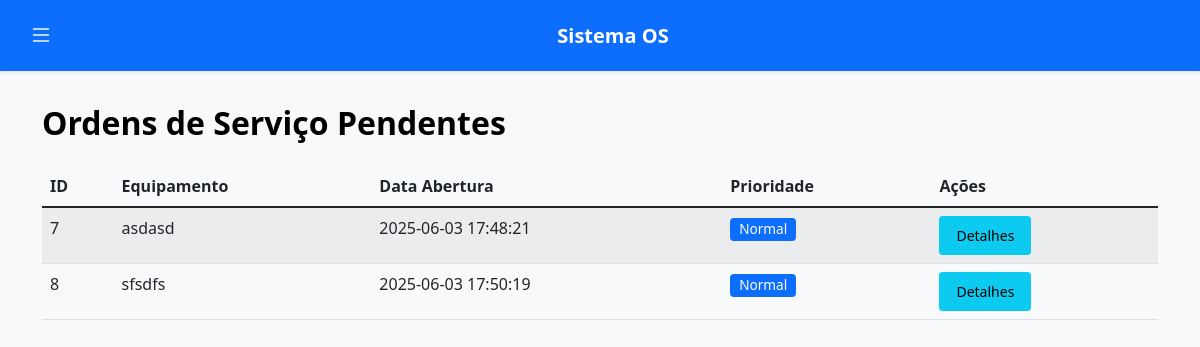
/manutencao (signed in), run on an earlier commit of the app's database.
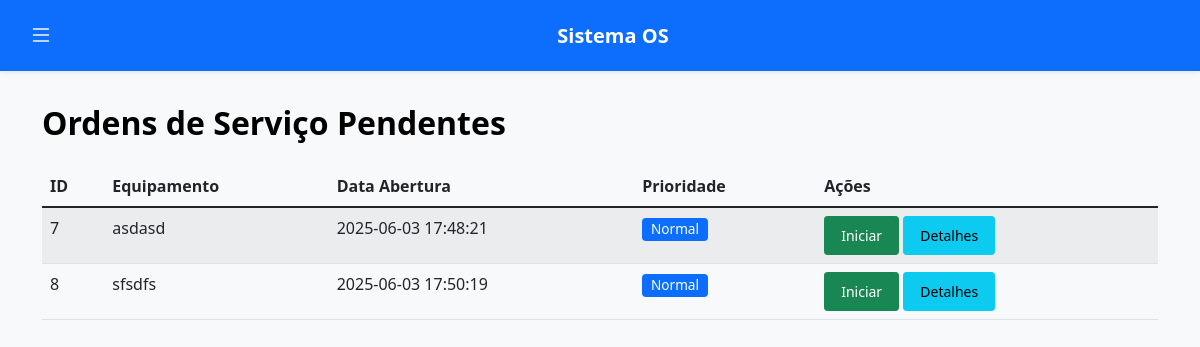
And on a later commit of the database.
### tables this page shows
CREATE TABLE ordens_servico (
            id INTEGER PRIMARY KEY AUTOINCREMENT,
            data TEXT NOT NULL DEFAULT CURRENT_TIMESTAMP, -- Data de abertura da OS
            equipamento TEXT NOT NULL,
            problema TEXT NOT NULL,
            prioridade TEXT NOT NULL CHECK(prioridade IN ('baixa', 'normal', 'alta', 'urgente')),
            status TEXT NOT NULL CHECK(status IN ('Aberta', 'Agendada', 'Em andamento', 'Pausada', 'Concluída', 'Cancelada')) DEFAULT 'Aberta',
            solucao TEXT,
            tempo_reparo REAL, -- Em minutos ou horas, a ser calculado
            inicio TEXT,      -- Data/Hora de início do trabalho (pode ser manual ou automático)
            fim TEXT,         -- Data/Hora de conclusão do trabalho (AGORA SERÁ MANUAL)
            solicitante_id INTEGER NOT NULL,
            tecnico_id INTEGER, -- Pode representar o técnico principal ou o que iniciou
            local TEXT,
            setor TEXT,
            data_agendamento TEXT,
            horario_agendamento TEXT,
            FOREIGN KEY (solicitante_id) REFERENCES usuarios (id),
            FOREIGN KEY (tecnico_id) REFERENCES usuarios (id)
        );

### app.py (the view)
@app.route('/manutencao')
@manutencao_required
def manutencao_dashboard():
    if session.get('tipo') != 'manutencao':
        return redirect(url_for('login'))
    conn = get_db()
    cursor = conn.cursor()
    cursor.execute("SELECT * FROM ordens_servico WHERE status != 'Concluída'")
    os_abertas = cursor.fetchall()
    conn.close()
    return render_template('manutencao/listar_os.html', os_abertas=os_abertas)

### app.py (called while the page is built)
def manutencao_required(f):
    @wraps(f)
    def decorated_function(*args, **kwargs):
        if session.get('tipo') != 'manutencao':
            flash('Acesso não autorizado', 'danger')
            return redirect(url_for('login'))
        return f(*args, **kwargs)
    return decorated_function

def get_db():
    if 'db' not in g:
        g.db = sqlite3.connect('db/os.db')
        g.db.row_factory = sqlite3.Row
        g.db.execute("PRAGMA journal_mode=WAL")
        g.db.execute("PRAGMA busy_timeout=5000")
    return g.db

### templates/manutencao/listar_os.html (shortened to what this page needs)
{% extends "base.html" %}
{% block content %}
<h2 class="mb-4">Ordens de Serviço Pendentes</h2>
<div class="table-responsive">
    <table class="table table-striped table-hover">
        <thead>
            <tr>
                <th>ID</th>
                <th>Equipamento</th>
                <th>Data Abertura</th>
                <th>Prioridade</th>
                <th>Ações</th>
            </tr>
        </thead>
        <tbody>
            {% for os in os_abertas %}
            <tr>
                <td>{{ os['id'] }}</td>
                <td>{{ os['equipamento'] }}</td>
                <td>{{ os['data'] }}</td>
                <td>
                    {% if os['prioridade'] == 'urgente' %}
                        <span class="badge bg-danger">Urgente</span>
                    {% else %}
                        <span class="badge bg-primary">Normal</span>
                    {% endif %}
                </td>
                <td>
                    {% if os.status == 'Agendada' %}
                        <a href="{{ url_for('iniciar_os', id=os.id) }}" class="btn btn-sm btn-success">Iniciar</a>
                    {% endif %}
                    <a href="{{ url_for('detalhe_os', id_os=os['id']) }}" class="btn btn-sm btn-info">Detalhes</a>
                </td>
            </tr>
            {% else %}
            <tr>
                <td colspan="5" class="text-center">Nenhuma OS pendente</td>
            </tr>
            {% endfor %}
        </tbody>
    </table>
</div>
{% endblock %}

What changed in the data, as far as the page shows it:
changed ordens_servico "asdasd": now shows "Iniciar"
changed ordens_servico "sfsdfs": now shows "Iniciar"
